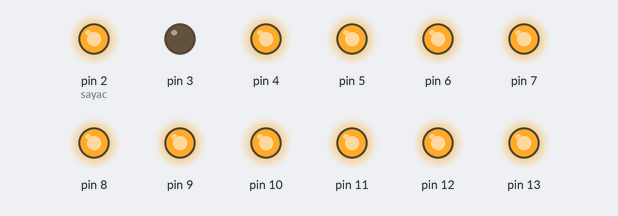
The sketch below on a simulated Arduino Uno, built with avr-gcc and run on an emulated ATmega328P. Shown: output pins drawn as LEDs (lit = HIGH).

Above: at 0.05 s.
At 0.35 s:
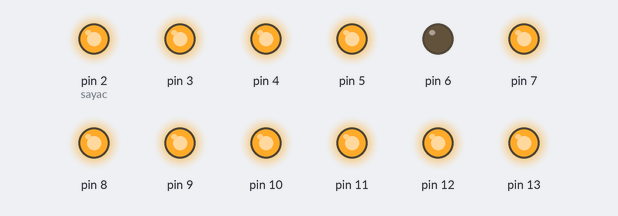
At 0.75 s:
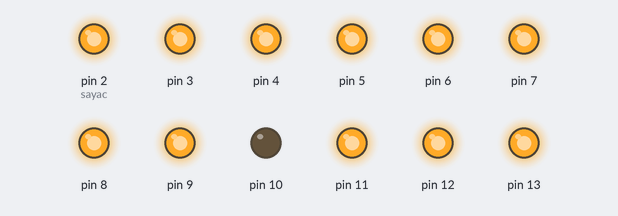
At 1.45 s:
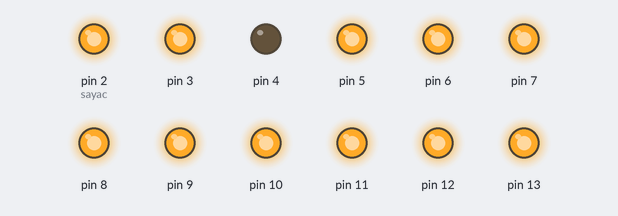
At 2.15 s:
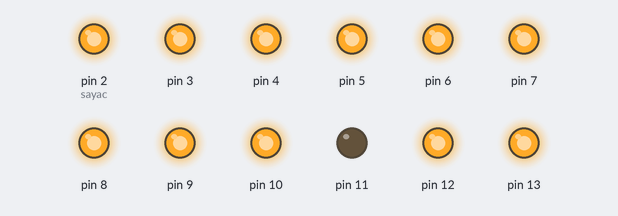
At 2.85 s:
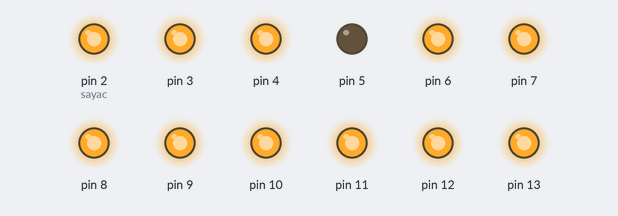
Timing chart, 0 to 3.1 s (numbered marks = the images above):
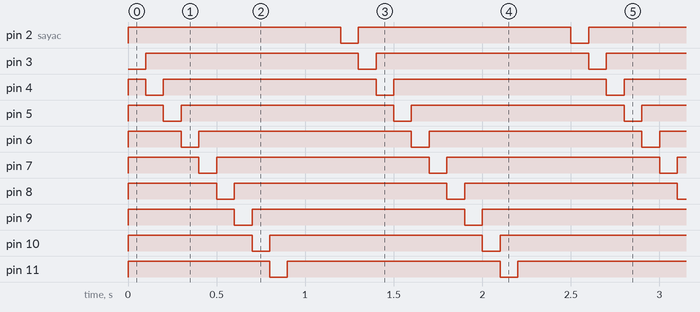

Measured:
- by itself, pin 2 (sayac), pin 3–13: alternates HIGH for 1.2 s and LOW for 0.10 s
- by itself, everything shown: repeats every 1.3 s, in 13 steps

The sketch:

ders10.ino
```cpp
int sayac=0;

void setup() {

  for (int pinNO=2 ; pinNO<14 ; pinNO++){//
    pinMode(pinNO,OUTPUT);     //
    digitalWrite(pinNO,HIGH);   //
    sayac=2;
  }
}

void loop() {

    digitalWrite(sayac,HIGH);
    sayac++;
    if (sayac>14){sayac=2;}
    digitalWrite(sayac,LOW);
    delay(100);
}
```
